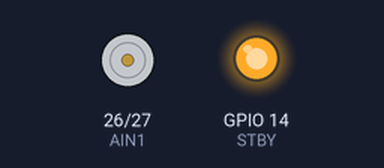
This sketch was run on a simulated ESP32. On the bench: motor-driver pin pairs drawn as motors (green arrow = first pin HIGH = forward, orange = second pin HIGH = backward, longer = more drive, scaled by the enable pin, stopped while the standby pin is LOW), output pins drawn as LEDs (lit = HIGH). What the sketch prints to the serial monitor is not drawn.

Above: at 5.3 s.
Timing chart, 0 to 15.3 s (numbered marks = the images above):
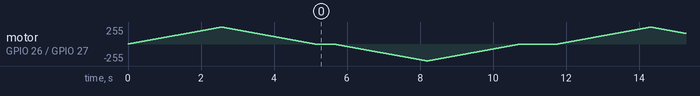

The sketch:

PWM_direction_test.ino
```cpp
// Stage 2: PWM speed ramp
// TB6612FNG + ESP32, Motor A (ESP32 core 3.x)

#define AIN1  26
#define AIN2  27
#define PWMA  25
#define STBY  14

#define PWM_FREQ       1000
#define PWM_RESOLUTION 8

void motorForward(int speed) {
  digitalWrite(AIN1, HIGH);
  digitalWrite(AIN2, LOW);
  ledcWrite(PWMA, speed);
}

void motorReverse(int speed) {
  digitalWrite(AIN1, LOW);
  digitalWrite(AIN2, HIGH);
  ledcWrite(PWMA, speed);
}

void motorStop() {
  digitalWrite(AIN1, LOW);
  digitalWrite(AIN2, LOW);
  ledcWrite(PWMA, 0);
}

void setup() {
  Serial.begin(115200);

  pinMode(AIN1, OUTPUT);
  pinMode(AIN2, OUTPUT);
  pinMode(STBY, OUTPUT);
  digitalWrite(STBY, HIGH);

  ledcAttach(PWMA, PWM_FREQ, PWM_RESOLUTION);
}

void loop() {
  Serial.println("Ramp up forward");
  for (int s = 0; s <= 255; s++) {
    motorForward(s);
    delay(10);
  }

  Serial.println("Ramp down forward");
  for (int s = 255; s >= 0; s--) {
    motorForward(s);
    delay(10);
  }

  motorStop();
  delay(500);

  Serial.println("Ramp up reverse");
  for (int s = 0; s <= 255; s++) {
    motorReverse(s);
    delay(10);
  }

  Serial.println("Ramp down reverse");
  for (int s = 255; s >= 0; s--) {
    motorReverse(s);
    delay(10);
  }

  motorStop();
  delay(1000);
}
```
